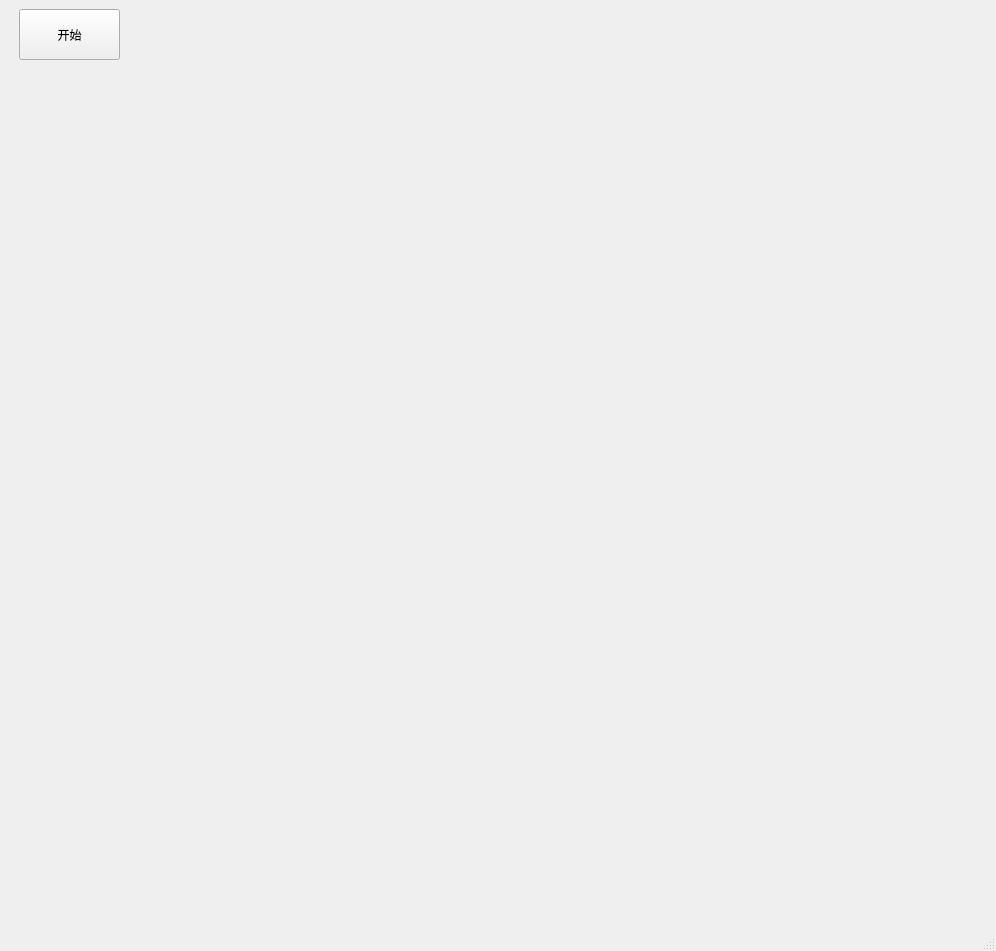
<?xml version="1.0" encoding="UTF-8"?>
<ui version="4.0">
 <class>MainWindow</class>
 <widget class="QMainWindow" name="MainWindow">
  <property name="geometry">
   <rect>
    <x>0</x>
    <y>0</y>
    <width>996</width>
    <height>951</height>
   </rect>
  </property>
  <property name="windowTitle">
   <string>MainWindow</string>
  </property>
  <widget class="QWidget" name="centralwidget">
   <layout class="QGridLayout" name="gridLayout_2">
    <item row="0" column="0">
     <layout class="QGridLayout" name="gridLayout">
      <item row="0" column="0">
       <widget class="CustomWidget" name="widget" native="true">
        <widget class="QPushButton" name="pushButton_9">
         <property name="geometry">
          <rect>
           <x>10</x>
           <y>0</y>
           <width>101</width>
           <height>51</height>
          </rect>
         </property>
         <property name="text">
          <string>开始</string>
         </property>
        </widget>
       </widget>
      </item>
     </layout>
    </item>
   </layout>
  </widget>
  <widget class="QMenuBar" name="menubar">
   <property name="geometry">
    <rect>
     <x>0</x>
     <y>0</y>
     <width>996</width>
     <height>26</height>
    </rect>
   </property>
  </widget>
  <widget class="QStatusBar" name="statusbar"/>
 </widget>
 <customwidgets>
  <customwidget>
   <class>CustomWidget</class>
   <extends>QWidget</extends>
   <header>CustomWidget.h</header>
   <container>1</container>
  </customwidget>
 </customwidgets>
 <resources/>
 <connections/>
</ui>
